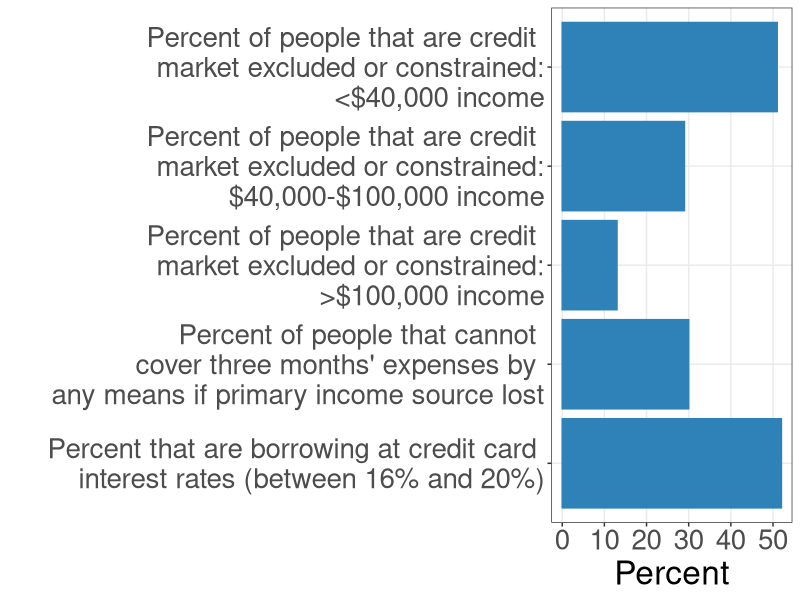
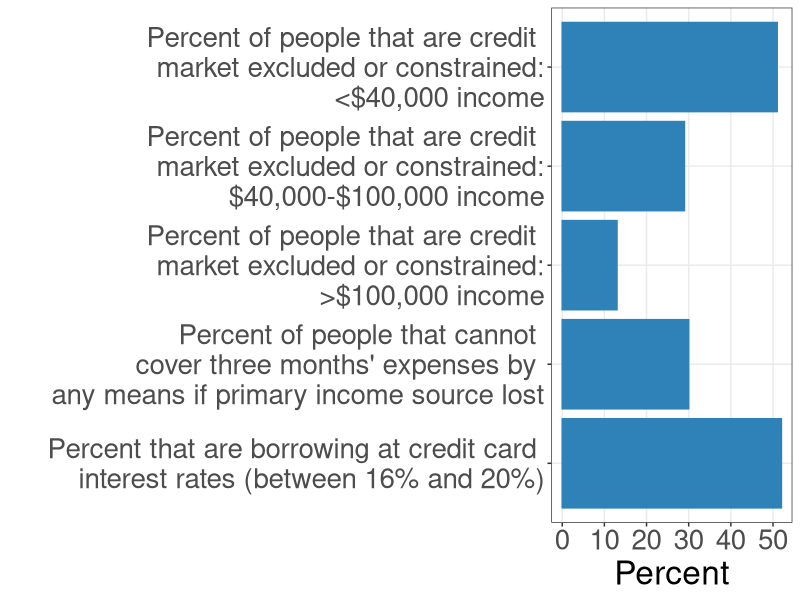

Generate these figures, in order, with R:
#Graph Designer: Harriet Brookes Gray 
#Authors: Bowles and Halliday
#Title: Coordination, Conflict and Competition: A Text in Microeconomics

library(scales)
library(openxlsx)
library(ggplot2)
library(tidyverse)
library(shape)
#pdf(file = "credit/credit_constraints.pdf", width = 18, height = 6)

#Set parameters for graphics
axislabelsize <- 1.8
labelsize <- 1.5
namesize <- 1.8
annotatesize <- 1.5
graphlinewidth <- 2
segmentlinewidth <- 1.5

COL <- c("#7fc97f", "#beaed4", "#fdc086", "#ffff99", "#386cb0", "#f0027f", "#bf5b17", "#666666")
COLA <- c("#e0f3db", "#99d8c9","#66c2a4","#41ae76", "#238b45", "#005824")
COLB <- c("#c6dbef", "#4eb3d3", "#2b8cbe", "#0868ac","#084081")
grays <- gray.colors(25, start = 1, end = 0, alpha = 1)


# #Data 
# Income_range1 <- c("<40,000", "<40,000", "<40,000", "<40,000")
# Race1 <- c("White", "Black", "Hispanic", "Overall")
# Denied1 <- c(40,58,41,43)
# Approved1 <- c(52, 32, 51,49)
# Denied_Approved_less1 <- c(48,68,49,51)
# Approved_less1 <- c(8, 10, 8, 8)
# data1 <- cbind(Income_range1, Race1, Approved1, Denied1, Denied_Approved_less1, Approved_less1)
# 
# Income_range2 <- c("40,000-100,000", "40,000-100,000", "40,000-100,000", "40,000-100,000")
# Race2 <- c("White", "Black", "Hispanic", "Overall")
# Denied2 <- c(17,41,30,22)
# Approved2 <- c(78,43,61,71)
# Denied_Approved_less2 <- c(22,57,39,29)
# Approved_less2 <- c(5,16,9,7)
# data2 <- cbind(Income_range2, Race2, Approved2, Denied2, Denied_Approved_less2, Approved_less2)
# 
# Income_range3 <- c(">100,000", ">100,000", ">100,000", ">100,000")
# Race3 <- c("White", "Black", "Hispanic", "Overall")
# Denied3 <- c(7,19,17,9)
# Approved3 <- c(90,69,78,87)
# Denied_Approved_less3 <- c(10,31,22,13)
# Approved_less3 <- c(3,12,5,4)
# data3 <- cbind(Income_range3, Race3, Approved3, Denied3, Denied_Approved_less3, Approved_less3)
# 
# Income_range4 <- c("All", "All", "All", "All")
# Race4 <- c("White", "Black", "Hispanic", "Overall")
# Denied4 <- c(19,44,32,24)
# Approved4 <- c(76,43,60,69)
# Denied_Approved_less4 <- c(24,57,40,31)
# Approved_less4 <- c(5,13,8,7)
# data4 <- cbind(Income_range4, Race4, Approved4, Denied4, Denied_Approved_less4, Approved_less4)
# 
# credit_outcomes_mat <- rbind(data1,data2,data3,data4) 
# 
# credit_outcomes_df <- as.data.frame(credit_outcomes_mat)
# 
# credit_outcomes_df <- credit_outcomes_df %>%
#   rename("income_range" = "Income_range1", 
#          "race" = "Race1", 
#          "approved" = "Approved1",
#          "denied" = "Denied1", 
#          "denied_approved_less" = "Denied_Approved_less1", 
#          "approved_less" = "Approved_less1") %>%
#   gather(type, percent, c(denied, approved, denied_approved_less, approved_less)) 
# 
# credit_outcomes_df$percent <- as.numeric(credit_outcomes_df$percent)
# 
# #plot 1 - Denied and Approved but received less than requested. 
# 
# data_credit1 <- credit_outcomes_df %>%
#   filter(income_range != "All") %>%
#   filter(type != "denied_approved_less") %>%
#   filter(type != "approved") %>%
#   filter(race == "Overall")
# 
# data_credit1$income_range <- factor(data_credit1$income_range, levels = c("<40,000", "40,000-100,000", ">100,000"))
# 
# plot1 <- ggplot(data_credit1, aes(x=income_range, y = percent)) + 
#   geom_bar(stat="identity", position = "dodge", aes(fill = type))
# 
# plot1

# plot2 - 6 horizontal bars. 

# x <- c("<40,000", "40,000-100,000", "100,000<", "Cannot cover $400 sudden expense with cash, savings or credit card", "Cannot cover emergency expenses by any means", "Borrowing at credit card rates")
# y <- c(51,29, 13, 37, 30, 52)
# mat <- cbind(x, y)
# data <- as.data.frame(mat)
# data$y <- as.numeric(data$y)

x <- c("<40,000", "40,000-100,000", "100,000<", "Cannot cover emergency expenses by any means", "Borrowing at credit card rates")
y <- c(51, 29, 13,  30, 52)
mat <- cbind(x, y)
data <- as.data.frame(mat)
data$y <- as.numeric(as.character(data$y))


#data$x <- factor(data$x, levels = c("<40,000", "40,000-100,000", "100,000<", "Can't cover $400 sudden expenses with cash, savings or credit card", "Cannot cover emergency expenses by any means", "Borrowing at credit card rates"))

data$x <- factor(data$x, 
                 levels = c("Borrowing at credit card rates", 
                            "Cannot cover emergency expenses by any means", 
                            "100,000<", 
                            "40,000-100,000",
                            "<40,000")
                 )

labels <- c("Percent that are borrowing at credit card \n interest rates (between 16% and 20%)",
"Percent of people that cannot \n cover three months' expenses by \n any means if primary income source lost", 
"Percent of people that are credit \n market excluded or constrained:\n >$100,000 income", 
"Percent of people that are credit \n market excluded or constrained:\n $40,000-$100,000 income",
"Percent of people that are credit \n market excluded or constrained:\n <$40,000 income")

#data <- 
#  data %>% 
#  filter(!x %in% c("Cannot cover $400 sudden expense with cash, savings or credit card"))
# data <-
#  data %>%
#  filter(x %in% c("Borrowing at credit card rates", 
#                  "Cannot cover emergency expenses by any means", 
#                  "100,000<", 
#                  "40,000-100,000",
#                  "<40,000")
#         )


plot2 <- data %>% 
  ggplot(aes(x = x, y = y)) + 
  geom_bar(stat = "identity", colour = "#2f82b8", fill = "#2f82b8") + 
  scale_x_discrete(labels = labels) + 
  scale_y_continuous(breaks = seq(0, 100, by = 10))  +
  #scale_y_continuous(breaks = seq(0, 1, by = 0.1), labels = scales::percent) + 
  xlab("") +
  ylab("Percent") +
  theme_bw() + 
  theme(axis.title = element_text(size = 24),
        axis.text.y = element_text(size = 20),
        axis.text.x = element_text(size = 20),
        panel.grid.minor = element_blank()
  ) + 
  #theme(legend.position = c(0.8,0.85),
        #legend.text.align = 0,
        #axis.title = element_text(size = 20),
        #axis.title.y = element_blank(),
        #axis.text.y = element_text(size = 18),
        #legend.title = element_text(size = 16),
        #legend.text = element_text(size = 18),
        #legend.title = element_text(size = 18),
        #axis.text.x  = element_text(vjust = 0.5, size = 18)) + 
  #geom_text(
   # aes(x = group5, y = utility5, label = utility5, group = type5),
   # col = "black",
   # hjust = -0.5, size = 4,
   # position = position_dodge(width = 1),
   # inherit.aes = TRUE
  #) +
  #ylim(0, 160) +
  coord_flip()

plot2


ggsave("credit/credit_constraints.pdf", width = 12, height = 6, units = "in")
